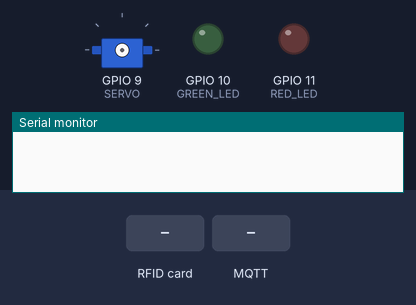
Simulated run of this sketch. Board: ESP32-S3. Shown: servo, output pins drawn as LEDs (lit = HIGH), the last lines printed to the serial monitor. Inputs (shaded band) come from the test bench. WiFi joins after 1.5 s; servers stay silent unless stated; no MQTT or app messages arrive unless stated; servo pulses on a pin are drawn as a servo (544–2400 µs = 0–180°).

Above: at 0.1 s.
At 3.3 s:
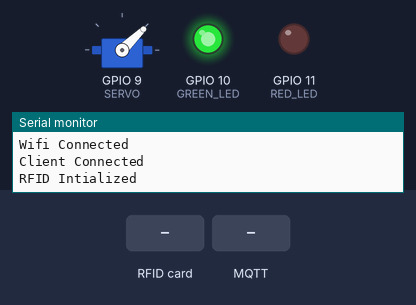
3.4 s: RFID card 5E 7A 19 C4 held to the reader
At 5.1 s:
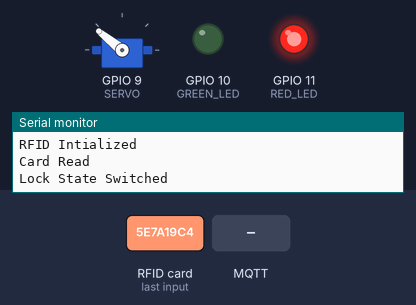
6.1 s: MQTT message "lock" arrives on the first subscribed topic
8.1 s: MQTT message "unlock" arrives on the first subscribed topic
10.6 s: MQTT message "1" arrives on the first subscribed topic
Timing chart, 0 to 13.6 s (numbered marks = the images above; inputs shaded):
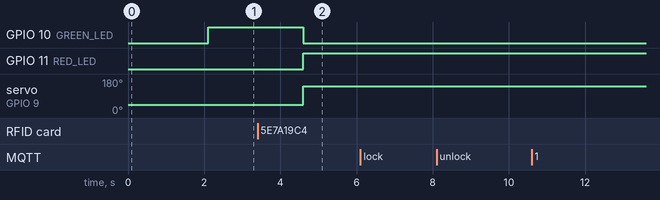

The sketch:

ESP_Lock_Node.ino
```cpp
#include <WiFi.h>
#include <PubSubClient.h>
#include <ArduinoJson.h>
#include <SPI.h>
#include <MFRC522.h>

#define DEBUG

#define MOSI 15
#define MISO 16
#define CLK 17
#define RST 6
#define SDA 5

#define RED_LED 11
#define GREEN_LED 10

#define SERVO 9

const char* ssid = "2.4 207WRIG-U203";
const char* password = "CXNK0080A813";
const char* mqtt_server = "192.168.10.56";
const int port_num = 1883;

WiFiClient espClient;
PubSubClient client(espClient);

int lock_state = 0;

MFRC522 rfid(SDA, RST);

void sendData() {
  StaticJsonDocument<256> doc;

  doc["node_id"] = "lock_1";
  doc["status"] = "ok";

  JsonObject data = doc.createNestedObject("data");
  data["lock_value"] = lock_state;

  char payload[256];
  serializeJson(doc, payload);

  client.publish("smart_toddler/lock/status", payload);
}

void getData(char* topic, byte* payload, unsigned int length) {
  String message;
  for (int i = 0; i < length; i++) {
    message += (char)payload[i];
  }

  #if defined(DEBUG)
    Serial.println("Lock State: " + message);
  #endif

  StaticJsonDocument<256> doc;
  deserializeJson(doc, message);

  if (doc.containsKey("command")) {
    const char* cmd = doc["command"];
    if (strcmp(cmd, "lock") == 0) {
      lock_state = 1;
    }
    if (strcmp(cmd, "unlock") == 0) {
      lock_state = 0;
    }
  }

}

void setup() {
  Serial.begin(115200);

  WiFi.begin(ssid, password);

  while(WiFi.status() != WL_CONNECTED)
    delay(500);

  Serial.println("Wifi Connected");

  client.setServer(mqtt_server, port_num);
  client.setCallback(getData);

  while(!client.connected()) {
    client.connect("lock_1");
    client.subscribe("smart_toddler/lock/command");
    delay(500);
  }

  Serial.println("Client Connected");

  SPI.begin(17, 16, 15, 5);

  rfid.PCD_Init();
  Serial.println("RFID Intialized");

  //Intialize LEDs
  pinMode(RED_LED, OUTPUT);
  pinMode(GREEN_LED, OUTPUT);

  //Intialize Servo
  ledcAttach(SERVO, 50, 14);

}

void loop() {

  if (!client.connected()) {
      Serial.println(("Disconnected from server"));
      client.connect("lock_1");
      client.subscribe("smart_toddler/lock/command");
      delay(3000);
    }

  ledcWrite(SERVO, 819);

  if (lock_state == 0) {
    //Unlocked State
    digitalWrite(GREEN_LED, HIGH);
    digitalWrite(RED_LED, LOW);
    ledcWrite(SERVO, 819);
    delay(2000);
  } else if (lock_state == 1) {
    //Locked State
    digitalWrite(GREEN_LED, LOW);
    digitalWrite(RED_LED, HIGH);
    ledcWrite(SERVO, 1638);
    delay(2000);
  }

  client.loop();

  sendData();

  if (rfid.PICC_IsNewCardPresent()) {
    if (rfid.PICC_ReadCardSerial()) {
      #if defined(DEBUG)
        Serial.println("Card Read");
      #endif

      //Hold card readings:
      rfid.PICC_HaltA();

      //Switch Lock State
      if (lock_state == 0)
        lock_state = 1;
      else if (lock_state == 1)
        lock_state = 0;

      #if defined(DEBUG)
        Serial.println("Lock State Switched");
      #endif
    }
  }

  delay(500);
}
```

Measured:
- after the input at 3.4 s, GPIO 10 (GREEN_LED): HIGH → LOW after 1.2 s; GPIO 11 (RED_LED): LOW → HIGH after 1.2 s; servo on GPIO 9 (SERVO): 44° → 141° after 1.2 s
